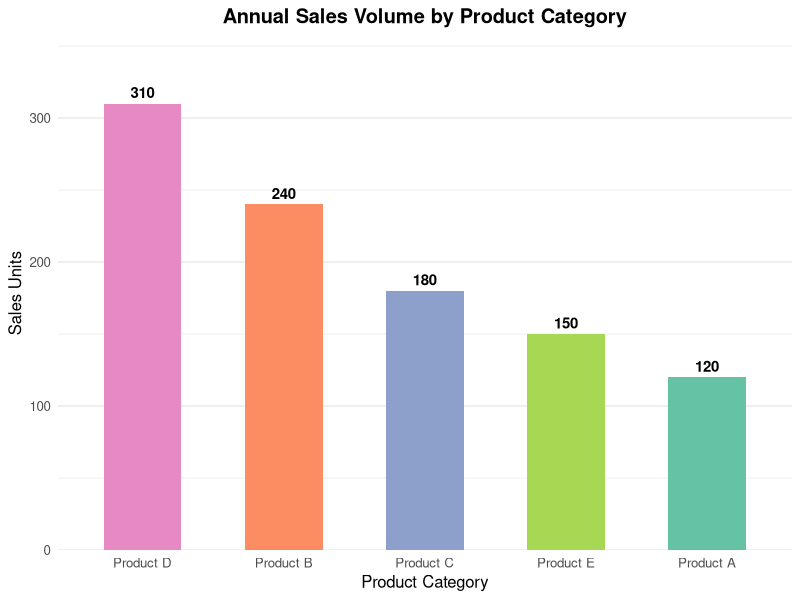
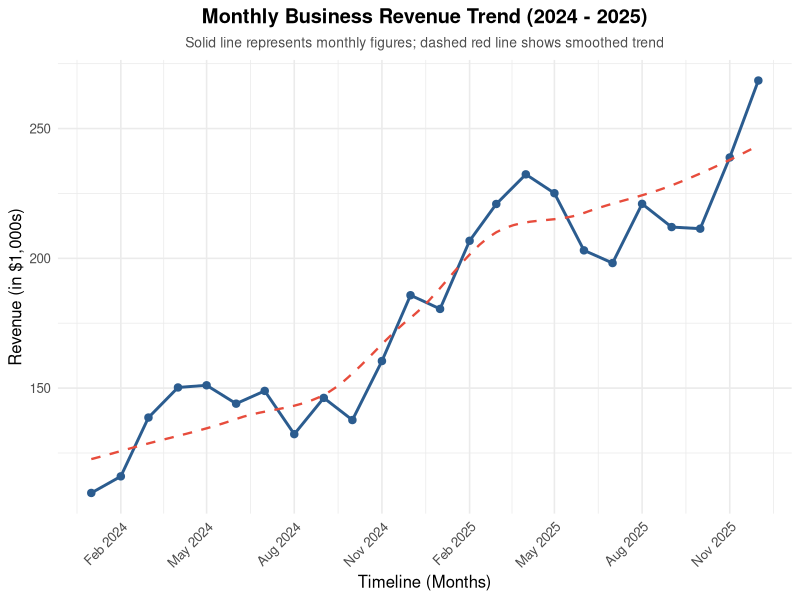
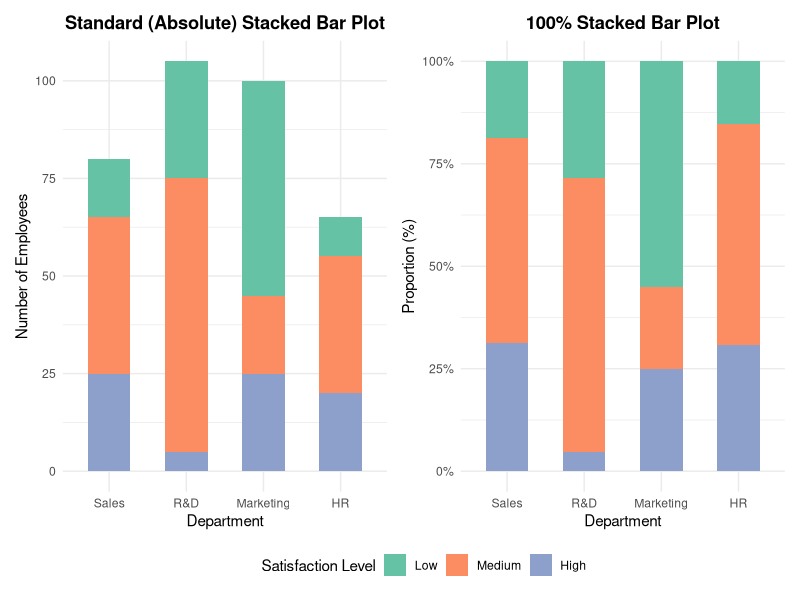
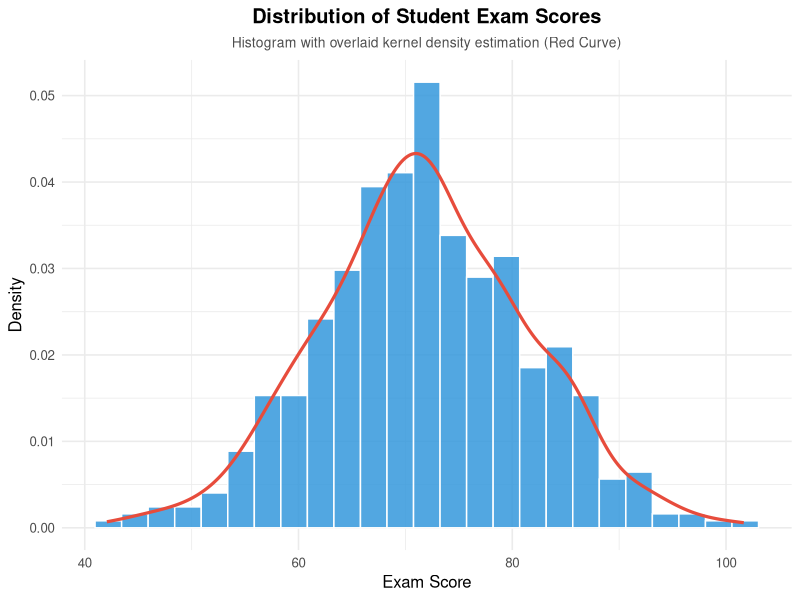
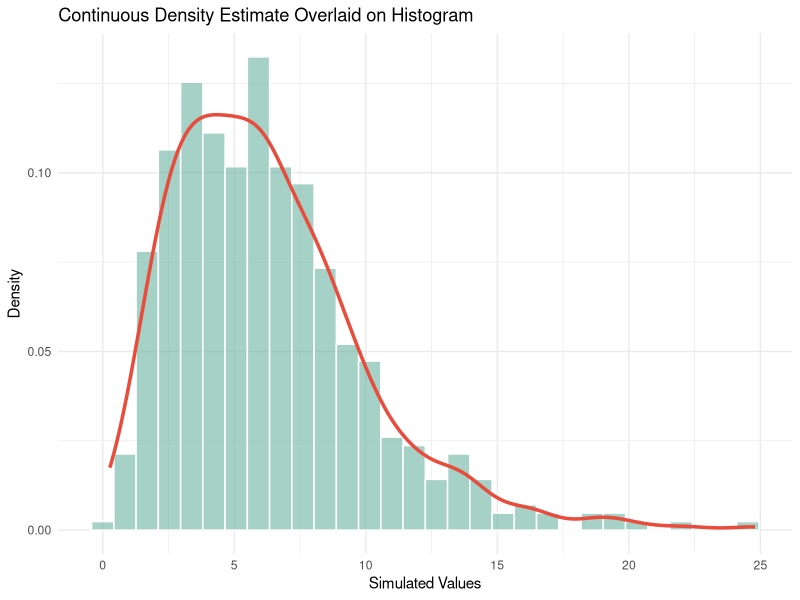
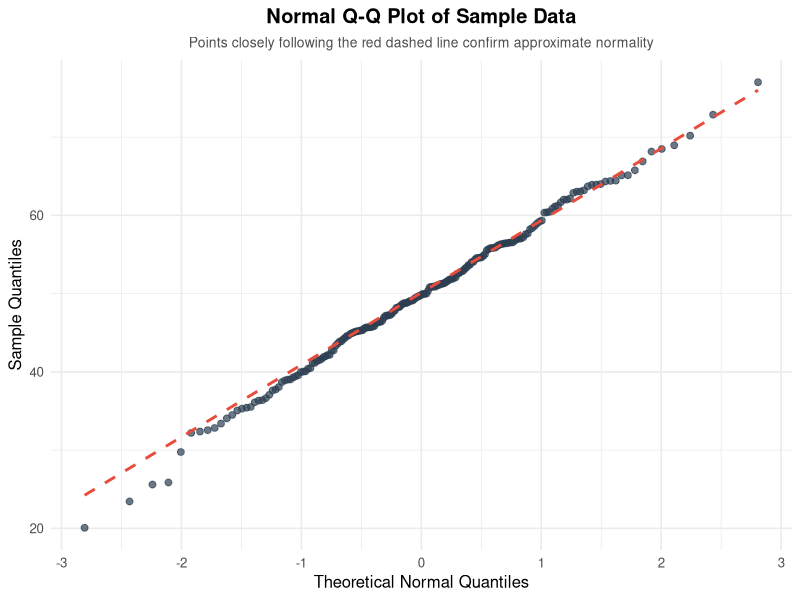
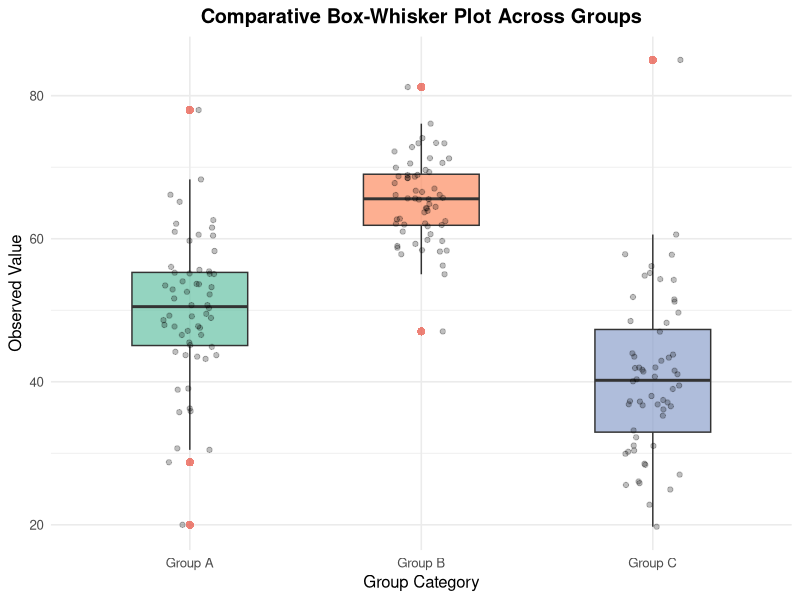

The R script that drew these images, in order:
## ---- chunk 1
#| echo: false
#| message: false
#| warning: false
#| fig-width: 7
#| fig-height: 4.5
#| fig-align: center

library(ggplot2)

set.seed(42)
df_bar <- data.frame(
  Category = c("Product A", "Product B", "Product C", "Product D", "Product E"),
  Sales = c(120, 240, 180, 310, 150)
)

ggplot(df_bar, aes(x = reorder(Category, -Sales), y = Sales, fill = Category)) +
  geom_col(show.legend = FALSE, width = 0.55) +
  geom_text(aes(label = Sales), vjust = -0.5, size = 3.8, fontface = "bold") +
  scale_fill_brewer(palette = "Set2") +
  labs(
    title = "Annual Sales Volume by Product Category",
    x = "Product Category",
    y = "Sales Units"
  ) +
  scale_y_continuous(expand = expansion(mult = c(0, 0.15))) +
  theme_minimal(base_size = 12) +
  theme(
    plot.title = element_text(face = "bold", hjust = 0.5),
    panel.grid.major.x = element_blank()
  )
## ---- chunk 2
#| echo: false
#| message: false
#| warning: false
#| fig-width: 7.5
#| fig-height: 4.5
#| fig-align: center

set.seed(42)
dates <- seq.Date(from = as.Date("2024-01-01"), to = as.Date("2025-12-01"), by = "month")
trend <- seq(100, 260, length.out = length(dates))
seasonality <- 25 * sin(seq(0, 4 * pi, length.out = length(dates)))
noise <- rnorm(length(dates), mean = 0, sd = 7)
df_ts <- data.frame(Date = dates, Revenue = trend + seasonality + noise)

ggplot(df_ts, aes(x = Date, y = Revenue)) +
  geom_line(color = "#2b5c8f", linewidth = 1) +
  geom_point(color = "#2b5c8f", size = 2.2) +
  geom_smooth(method = "loess", se = FALSE, color = "#e74c3c", linetype = "dashed", linewidth = 0.8) +
  scale_x_date(date_breaks = "3 months", date_labels = "%b %Y") +
  labs(
    title = "Monthly Business Revenue Trend (2024 - 2025)",
    subtitle = "Solid line represents monthly figures; dashed red line shows smoothed trend",
    x = "Timeline (Months)",
    y = "Revenue (in $1,000s)"
  ) +
  theme_minimal(base_size = 12) +
  theme(
    plot.title = element_text(face = "bold", hjust = 0.5),
    plot.subtitle = element_text(hjust = 0.5, color = "gray30", size = 10),
    axis.text.x = element_text(angle = 45, hjust = 1)
  )
## ---- chunk 3
#| echo: false
#| message: false
#| warning: false
#| fig-width: 9.5
#| fig-height: 4.5
#| fig-align: center

library(patchwork)
library(scales)

set.seed(42)
df_stacked <- expand.grid(
  Department = c("Sales", "R&D", "Marketing", "HR"),
  Satisfaction = c("Low", "Medium", "High")
)
df_stacked$Satisfaction <- factor(df_stacked$Satisfaction, levels = c("Low", "Medium", "High"))
df_stacked$Count <- c(15, 30, 55,  10, 40, 70,  20, 35, 25,  5, 25, 20)

p1 <- ggplot(df_stacked, aes(x = Department, y = Count, fill = Satisfaction)) +
  geom_col(position = "stack", width = 0.55) +
  scale_fill_brewer(palette = "Set2") +
  labs(
    title = "Standard (Absolute) Stacked Bar Plot",
    x = "Department",
    y = "Number of Employees",
    fill = "Satisfaction Level"
  ) +
  theme_minimal(base_size = 11) +
  theme(
    plot.title = element_text(face = "bold", hjust = 0.5),
    legend.position = "bottom"
  )

p2 <- ggplot(df_stacked, aes(x = Department, y = Count, fill = Satisfaction)) +
  geom_col(position = "fill", width = 0.55) +
  scale_y_continuous(labels = scales::percent) +
  scale_fill_brewer(palette = "Set2") +
  labs(
    title = "100% Stacked Bar Plot",
    x = "Department",
    y = "Proportion (%)",
    fill = "Satisfaction Level"
  ) +
  theme_minimal(base_size = 11) +
  theme(
    plot.title = element_text(face = "bold", hjust = 0.5),
    legend.position = "bottom"
  )

p1 + p2 + plot_layout(guides = "collect") & theme(legend.position = "bottom")
## ---- chunk 4
#| echo: false
#| message: false
#| warning: false
#| fig-width: 7
#| fig-height: 4.5
#| fig-align: center

set.seed(42)
scores <- rnorm(500, mean = 72, sd = 10)
df_hist <- data.frame(Score = scores)

ggplot(df_hist, aes(x = Score)) +
  geom_histogram(aes(y = after_stat(density)), bins = 25, fill = "#3498db", color = "white", alpha = 0.85) +
  geom_density(color = "#e74c3c", linewidth = 1.1) +
  labs(
    title = "Distribution of Student Exam Scores",
    subtitle = "Histogram with overlaid kernel density estimation (Red Curve)",
    x = "Exam Score",
    y = "Density"
  ) +
  theme_minimal(base_size = 12) +
  theme(
    plot.title = element_text(face = "bold", hjust = 0.5),
    plot.subtitle = element_text(hjust = 0.5, color = "gray30", size = 10)
  )
## ---- chunk 5
#| echo: false
#| message: false
#| warning: false
#| fig-width: 7
#| fig-height: 4.5
#| fig-align: center

# Simulate skewed continuous data
sim_data <- data.frame(Value = rgamma(500, shape = 3, scale = 2))

# Histogram followed by Density Plot
ggplot(sim_data, aes(x = Value)) +
  geom_histogram(aes(y = after_stat(density)), bins = 30, fill = "#69b3a2", color = "white", alpha = 0.6) +
  geom_density(color = "#e74c3c", linewidth = 1.2) +
  theme_minimal() +
  labs(
    title = "Continuous Density Estimate Overlaid on Histogram",
    x = "Simulated Values",
    y = "Density"
  )
## ---- chunk 6
#| echo: false
#| message: false
#| warning: false
#| fig-width: 7
#| fig-height: 4.5
#| fig-align: center

set.seed(42)
sample_norm <- rnorm(200, mean = 50, sd = 10)
df_qq <- data.frame(Value = sample_norm)

ggplot(df_qq, aes(sample = Value)) +
  stat_qq(color = "#2c3e50", alpha = 0.7, size = 2) +
  stat_qq_line(color = "#e74c3c", linewidth = 1, linetype = "dashed") +
  labs(
    title = "Normal Q-Q Plot of Sample Data",
    subtitle = "Points closely following the red dashed line confirm approximate normality",
    x = "Theoretical Normal Quantiles",
    y = "Sample Quantiles"
  ) +
  theme_minimal(base_size = 12) +
  theme(
    plot.title = element_text(face = "bold", hjust = 0.5),
    plot.subtitle = element_text(hjust = 0.5, color = "gray30", size = 10)
  )
## ---- chunk 7
#| echo: false
#| message: false
#| warning: false
#| fig-width: 7.5
#| fig-height: 4.5
#| fig-align: center

set.seed(42)
df_box <- data.frame(
  Group = factor(rep(c("Group A", "Group B", "Group C"), each = 60)),
  Value = c(
    rnorm(58, mean = 50, sd = 8), 78, 20,
    rnorm(60, mean = 65, sd = 6),
    rnorm(59, mean = 42, sd = 11), 85
  )
)

ggplot(df_box, aes(x = Group, y = Value, fill = Group)) +
  geom_boxplot(alpha = 0.7, outlier.color = "#e74c3c", outlier.shape = 16, outlier.size = 2.5, width = 0.5) +
  geom_jitter(width = 0.12, alpha = 0.25, color = "black") +
  scale_fill_brewer(palette = "Set2") +
  labs(
    title = "Comparative Box-Whisker Plot Across Groups",
    x = "Group Category",
    y = "Observed Value",
    fill = "Group"
  ) +
  theme_minimal(base_size = 12) +
  theme(
    plot.title = element_text(face = "bold", hjust = 0.5),
    legend.position = "none"
  )
